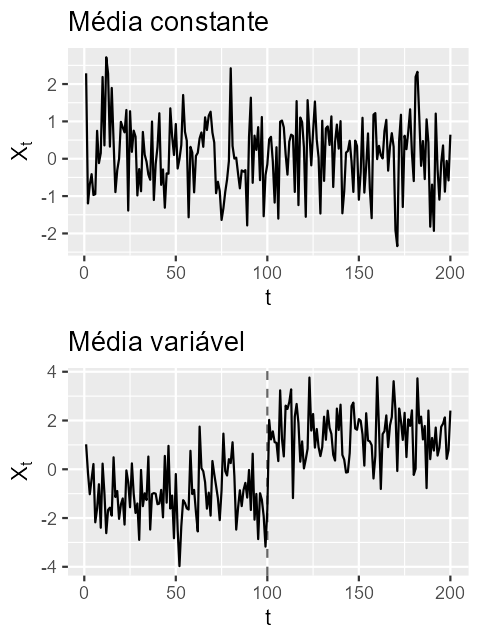

The R source for this figure:
# ============================================================
# Aula 01 — Slide 07
# Média do Processo Temporal
# Saída final: slides/01-07.png (concatenação vertical)
# ============================================================

source("slides/utils.R")

set.seed(7)

T <- 200
t <- 1:T

# --- Série 1: média constante ---
x_const <- rnorm(T, mean = 0, sd = 1)
x_const_ts <- ts(x_const, start = 1, frequency = 1)

p1 <- forecast::autoplot(x_const_ts) +
  ggplot2::labs(
    title = "Média constante",
    x = "t",
    y = expression(X[t])
  )

# --- Série 2: média variável (mudança de nível/regime) ---
mu <- ifelse(t <= T/2, -1.0, 1.5)
x_var <- rnorm(T, mean = mu, sd = 1)
x_var_ts <- ts(x_var, start = 1, frequency = 1)

p2 <- forecast::autoplot(x_var_ts) +
  ggplot2::geom_vline(xintercept = T/2, linetype = "dashed", alpha = 0.6) +
  ggplot2::labs(
    title = "Média variável",
    x = "t",
    y = expression(X[t])
  )

# Salva subfiguras (metade da altura cada)
har_ggsave_px(
  file = har_slide_file(1, 7, "a"),
  plot = p1,
  width_px  = TSED_WIDTH,
  height_px = TSED_HEIGHT
)

har_ggsave_px(
  file = har_slide_file(1, 7, "b"),
  plot = p2,
  width_px  = TSED_WIDTH,
  height_px = TSED_HEIGHT 
)

# Concatena verticalmente no arquivo final do slide
har_concat_png(
  out_file = har_slide_file(1, 7),
  files = c(
    har_slide_file(1, 7, "a"),
    har_slide_file(1, 7, "b")
  )
)
